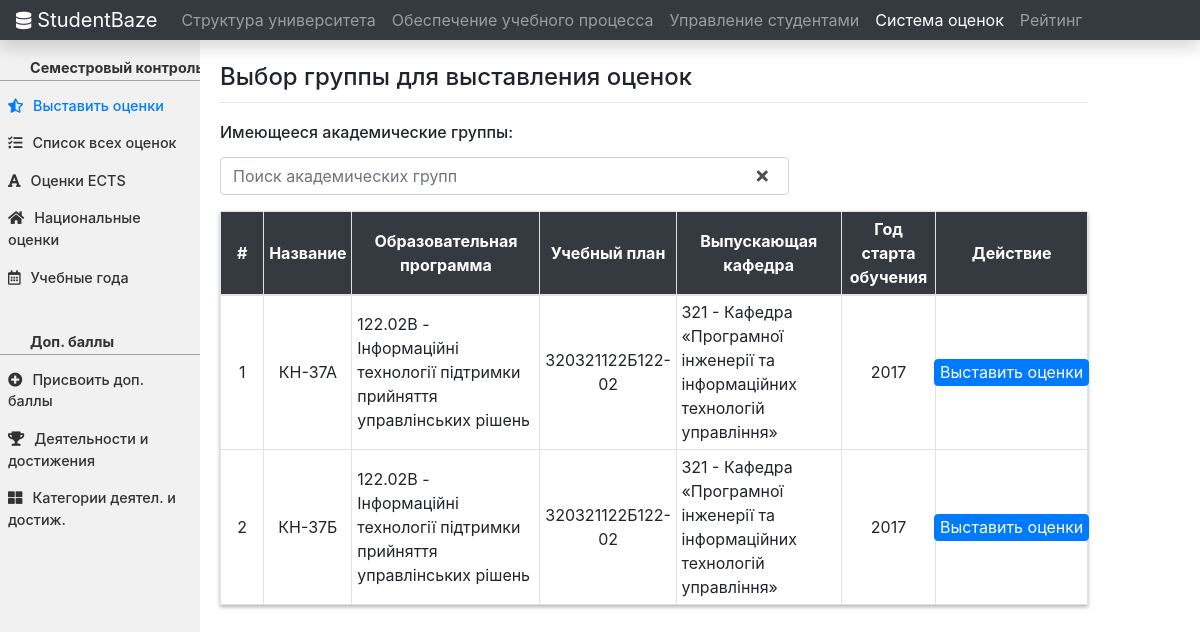
Page /marks_system/set_marks_to_group/ on the committed database.
### student_management/models.py (models this page shows, shortened)
class Groups(models.Model):
    YEAR_CHOICES = []
    for r in range(2014, (datetime.datetime.now().year+1)):
        YEAR_CHOICES.append((r,r))
    name = models.CharField(max_length=100)
    start_year = models.IntegerField(('year'), choices=YEAR_CHOICES, default=datetime.datetime.now().year)
    educational_program = models.ForeignKey(EducationalPrograms, on_delete=models.CASCADE)
    syllabus = models.ForeignKey(Syllabuses, on_delete=models.CASCADE)
    department = models.ForeignKey(Departments, on_delete=models.CASCADE)

### university_structure/models.py (models this page shows)
class EducationalPrograms(models.Model):
    cypher = models.CharField(max_length=50, unique=True)
    name = models.CharField(max_length=200)
    faculty_insitute_specialty = models.ForeignKey(FucultyInstituteSpecialty, on_delete=models.CASCADE)
    department = models.ForeignKey(Departments, on_delete=models.CASCADE)
    educational_level = models.ForeignKey(EducationalLevels, on_delete=models.CASCADE)
    def __str__(self):
        return str(self.cypher) + " - " + str(self.name)
    class Meta:
         ordering = ['cypher']

class Departments(models.Model):
    cypher = models.PositiveIntegerField(unique=True)
    name = models.CharField(max_length=200)
    faculty_insitute = models.ForeignKey(FacultiesAndInstututes, on_delete=models.CASCADE)
    def __str__(self):
        return str(self.cypher) + " - " + str(self.name)
    class Meta:
         ordering = ['cypher']

### education_planning/models.py (models this page shows, shortened)
class Syllabuses(models.Model):
    YEAR_CHOICES = []
    for r in range(2014, (datetime.datetime.now().year+1)):
        YEAR_CHOICES.append((r,r))
    cypher = models.CharField(max_length=50, unique=True)
    educational_program = models.ForeignKey(EducationalPrograms, on_delete=models.CASCADE)
    year_of_approval = models.IntegerField(('year'), choices=YEAR_CHOICES, default=datetime.datetime.now().year)
    class Meta:
         ordering = ['cypher']

### marks_system/views.py (the view)
# urls.py: path('set_marks_to_group/', SetMarksToGroupView.group_selection, name = 'set-marks-to-group-select'),
    def group_selection(request, *args, **kwargs):
        context= {'groups': Groups.objects.all()}
        return render(request, 'mark_system/select_group_for_marks.html', context)

### marks_system/templates/mark_system/select_group_for_marks.html (shortened to what this page needs)
{% extends "home/base.html" %}
 {% block navitems %}
<li class="nav-item">
  <a class="nav-link" href="{% url 'facinst-start-redirect' %}" id="nav-link-1">Структура университета</a>
</li>
<li class="nav-item">
  <a class="nav-link" href="{% url 'eduplanning-start-redirect' %}" id="nav-link-2">Обеспечение учебного процесса</a>
</li>
<li class="nav-item">
  <a class="nav-link" href="{% url 'groups' %}">Управление студентами</a>
</li>
<li class="nav-item">
  <a class="nav-link active" href="{% url 'marks-system-start-redirect' %}">Система оценок</a>
</li>
<li class="nav-item">
  <a class="nav-link" href="{% url 'rating-start-redirect' %}">Рейтинг</a>
</li>
{% endblock %} {% block content %} {% load crispy_forms_tags %}
<div class="container-fluid">
  <div class="row">
    <div class="col-md-2 sidebar">
      <div class="sideBarContent">
        <div class="marks_side_bar">
          <hr class="hr_marks_side_bar">
          <p class="extra_marks_text"><strong>Семестровый контроль</strong></p>
          <div class="upper">
            <a class="active" href="{% url 'set-marks-to-group-select' %}"><i class="fas fa-star-half-alt icon"></i>Выставить оценки</a>
            <a href="{% url 'general-marks' %}"><i class="fas fa-tasks icon"></i>Список всех оценок</a>
            <a href="{% url 'ects-marks' %}"><i class="fas fa-font icon"></i>Оценки ECTS</a>
            <a href="{% url 'national-marks' %}"><i class="fas fa-home icon"></i>Национальные оценки</a>
            <a href="{% url 'educational-years' %}"><i class="far fa-calendar-alt icon"></i>Учебные года</a>
          </div>
          <hr class="hr_marks_side_bar">
          <p class="extra_marks_text"><strong>Доп. баллы</strong></p>
          <div class="upper">
            <a href="{% url 'extra-marks-choose-student' %}"><i class="fas fa-plus-circle icon"></i>Присвоить доп. баллы</a>
            <a href="{% url 'extra-marks-activities' %}"><i class="fas fa-trophy icon"></i>Деятельности и достижения</a>
            <a href="{% url 'extra-marks-activity-categories' %}"><i class="fas fa-th-large icon"></i>Категории деятел. и достиж.</a>
          </div>
        </div>
      </div>
    </div>
    <div class="col-md-9 content">
      <h4>Выбор группы для выставления оценок</h4>
      <hr style="margin: 10px 0px 20px;">
      <h6 style=" margin: 10px 0px 15px;">Имеющееся академические группы:</h6>
      <div class="row">
        <div class="col-md-8">
          <form id="search_form" searched_results="#">
            <div class="form-group">
              <input type="text" id="input_groups" class="form-control" onkeyup="groups_search()" placeholder="Поиск академических групп">
            </div>
          </form>
        </div>
        <a role="button" class="btn btn-link clearSearchCross" href="#!" onclick="clearSearchField()"><i class="fas fa-times"></i></a>
      </div>
      <table id="groups_table" class="table table-sm table-bordered">
        <thead class="mythead">
          <tr>
            <th width="5%" class="text-center" scope="col">#</th>
            <th class="text-center" scope="col">Название</th>
            <th class="text-center" scope="col">Образовательная программа</th>
            <th width="15%" class="text-center" scope="col">Учебный план</th>
            <th class="text-center" scope="col">Выпускающая кафедра</th>
            <th class="text-center" scope="col">Год старта обучения</th>
            <th width="16%" class="text-center" scope="col">Действие</th>
          </tr>
        </thead>
        <tbody>
          {% for group in groups%}
          <tr>
            <td align="center">{{ forloop.counter }}</td>
            <td align="center">{{ group.name }}</td>
            <td>{{ group.educational_program }}</td>
            <td align="center">{{ group.syllabus.cypher }}</td>
            <td>{{ group.department }}</td>
            <td align="center">{{ group.start_year }}</td>
            <td align="center">
              <a role="button" class="btn btn-primary selectForMarksButton" href="/marks_system/set_marks_to_group/group{{ group.id }}">Выставить оценки</a>
            </td>
          </tr>
          {% endfor %}
        </tbody>
      </table>
    </div>
  </div>
</div>
{% endblock content %}

### home/static/home/main.css (style rules this page uses)
.sidebar { margin: 0; padding: 0; width: 300px; background-color: #f1f1f1; position: fixed; height: 100%; overflow: auto; font-size: .900rem; }
.sideBarContent { margin-top: 5px; }
.sidebar a { display: block; color: #333; padding: 8px; text-decoration: none; font-weight: 500; }
.sidebar a.active { color: #007bff; }
.icon { margin-right: 10px; }
@media screen and (min-width: 1025px) { div.content { margin-top: 22px; margin-left: 17%; padding: 1px 16px; height: 1000px; } }
@media screen and (min-width: 1025px) { .clearSearchCross { position: relative; right: 60px; color: #495057; } }
.selectForMarksButton { width: 155px !important; height: 27px !important; text-align: center; font-size: 16px; padding: 0px 0px 0px; margin-left: -7px; margin-right: -7px; }
.mythead { color: white; background-color: #343a40 !important; }
.table thead th { vertical-align: middle; }
.table td { vertical-align: middle; }
.extra_marks_text { margin-bottom: 10px; position: relative; left: 30px; bottom: 40px; color: #333333; font-size: 14.4px; font-weight: 500; line-height: 21.6px; }
.upper { position: relative; bottom: 42px; }
.marks_side_bar { margin-top: 40px; }
.hr_marks_side_bar { color: #b4b4b4; background-color: #b4b4b4; }
table { box-shadow:0px 2px 4px rgba(0, 0, 0, 0.3); }

### rows in the picture
Groups: name "КН-37А", educational_program "122.02B - Інформаційні технології підтримки прийняття управлінських рішень", syllabus.cypher "320321122Б122-02", department "321 - Кафедра «Програмної інженерії та інформаційних технологій управління»", start_year "2017"
Groups: name "КН-37Б", educational_program "122.02B - Інформаційні технології підтримки прийняття управлінських рішень", syllabus.cypher "320321122Б122-02", department "321 - Кафедра «Програмної інженерії та інформаційних технологій управління»", start_year "2017"
